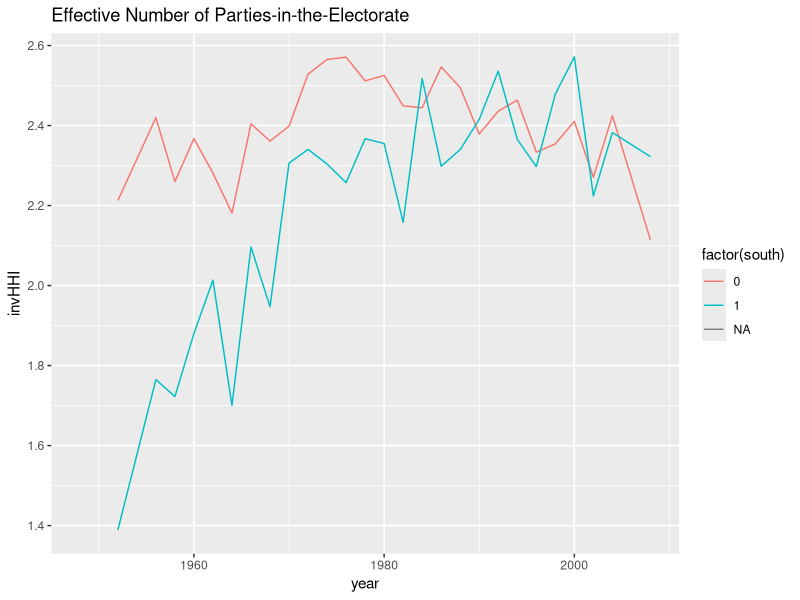

Here is the R script that generated this plot:
# Description : The Inverse Herfindahl–Hirschman Index as an "Effective Number of" Parties
# Website : http://is-r.tumblr.com/post/38140710276/the-inverse-herfindahl-hirschman-index-as-an-effective

doInstall <- TRUE # Change to FALSE if you don't want packages installed.
toInstall <- c("plyr", "ggplot2")
if(doInstall){install.packages(toInstall, repos = "http://cran.r-project.org")}
lapply(toInstall, library, character.only = TRUE)

ANES <- read.csv("data/ANES.csv")
head(ANES)
ANES$PID3 <- factor(ANES$pid7) # Convert to three-level Party ID:
levels(ANES$PID3) <- c("Dem", "Dem", "Dem", "Ind", "Rep", "Rep", "Rep")

# Using plyr to estimate the "Effective numbers of parties" by year and region
ENpid3 <- ddply(.data = ANES,
                .progress = "text",
                .variables = .(year, south),
                summarize, # Calculate an inverse HHI
                invHHI = sum(table(PID3))^2 / sum(table(PID3)^2))

zp1 <- ggplot(ENpid3)
zp1 <- zp1 + geom_line(aes(x = year, y = invHHI, colour = factor(south)))
zp1 <- zp1 + ggtitle("Effective Number of Parties-in-the-Electorate")
print(zp1)